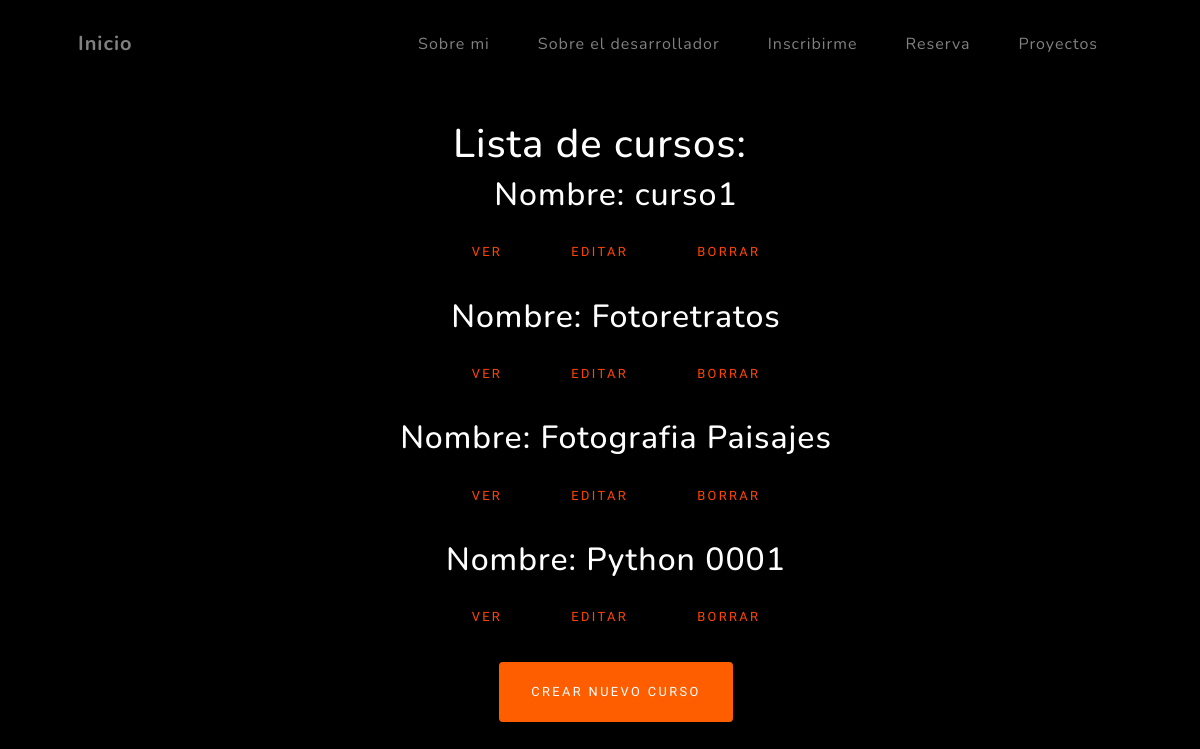
Page /appBlog/cursos/list on the committed database.
### appBlog/models.py (models this page shows, shortened)
class Curso(models.Model):
    nombre = models.CharField(max_length=40)
    codigo = models.IntegerField(default=0)
    duracion = models.IntegerField(default=3)
    class Meta:
        verbose_name = 'Curso'
        verbose_name_plural = 'Cursos'

### appBlog/views.py (the view)
# urls.py: path('cursos/list', views.CursoLista.as_view(), name='listaCursos'),
class CursoLista(ListView):
    model = Curso
    template_name = 'appBlog/listas/listaDeCursos.html'

### appBlog/templates/appBlog/listas/listaDeCursos.html (shortened to what this page needs)
<!DOCTYPE html>
<html lang="en">
    <head>
        {% load static %}
        <link href="{% static 'appBlog/css/stylesListas.css' %}" rel="stylesheet" />
        <link href="https://unpkg.com/aos@2.3.1/dist/aos.css" rel="stylesheet">
    </head>
    <body id="page-top" bgcolor="black">
        <nav class="navbar navbar-expand-lg navbar-light fixed-top" id="mainNav">
            <div class="container px-4 px-lg-5">
                <a class="navbar-brand" href="{% url 'home' %}">Inicio</a>
                <div class="collapse navbar-collapse" id="navbarResponsive">
                    <ul class="navbar-nav ms-auto">
                        <li class="nav-item"><a class="nav-link" href="{% url 'aboutMe' %}">Sobre mi</a></li>
                        <li class="nav-item"><a class="nav-link" href="{% url 'aboutDeveloper' %}">Sobre el desarrollador</a></li>
                        <li class="nav-item"><a class="nav-link" href="{% url 'serEstudiante' %}">Inscribirme</a></li>
                        <li class="nav-item"><a class="nav-link" href="{% url 'apply' %}">Reserva</a></li>
                        <li class="nav-item"><a class="nav-link" href="{% url 'projects' %}">Proyectos</a></li>
                    </ul>
                </div>
            </div>
        </nav>
        <header style="color: white">
            <br><br><br><br><br>
            <center>
                <h1>Lista de cursos:</h1>
                <ul>
                    <center>
                        {% for curso in object_list %}
                            <h2>Nombre: {{curso.nombre}}</h2>
                            <p>
                                <a style="color:orangered" class="btn btn-secundary" href="{% url 'DetailCurso' curso.id %}">Ver</a>
                                <a style="color:orangered" class="btn btn-secundary" href="{% url 'EditCurso' curso.id %}">Editar</a>
                                <a style="color:orangered" class="btn btn-secundary" href="{% url 'DeleteCurso' curso.id %}">BORRAR</a>
                            </p>
                        {% endfor %}
                        <a class="btn btn-primary" href="{% url 'NewCurso' %}">CREAR NUEVO CURSO</a>
                    </center>
                </ul>
            </center>
        </header>
    </body>
</html>

### rows in the picture
Curso: nombre "curso1"
Curso: nombre "Fotoretratos"
Curso: nombre "Fotografia Paisajes"
Curso: nombre "Python 0001"
